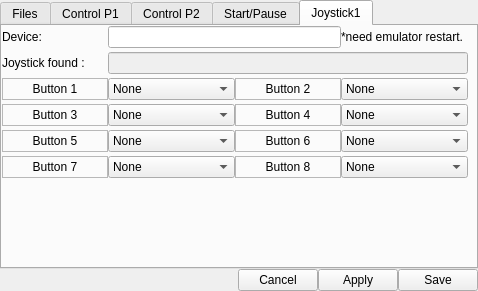
<?xml version="1.0" encoding="UTF-8"?>
<ui version="4.0">
 <class>Configuration</class>
 <widget class="QDialog" name="Configuration">
  <property name="windowModality">
   <enum>Qt::NonModal</enum>
  </property>
  <property name="enabled">
   <bool>true</bool>
  </property>
  <property name="geometry">
   <rect>
    <x>0</x>
    <y>0</y>
    <width>478</width>
    <height>291</height>
   </rect>
  </property>
  <property name="sizePolicy">
   <sizepolicy hsizetype="Fixed" vsizetype="Fixed">
    <horstretch>0</horstretch>
    <verstretch>0</verstretch>
   </sizepolicy>
  </property>
  <property name="windowTitle">
   <string>Osmose configuration</string>
  </property>
  <property name="modal">
   <bool>false</bool>
  </property>
  <layout class="QGridLayout" name="gridLayout_6">
   <property name="margin">
    <number>0</number>
   </property>
   <property name="spacing">
    <number>0</number>
   </property>
   <item row="0" column="0">
    <layout class="QVBoxLayout" name="MainLayout">
     <property name="spacing">
      <number>0</number>
     </property>
     <property name="sizeConstraint">
      <enum>QLayout::SetDefaultConstraint</enum>
     </property>
     <item>
      <layout class="QVBoxLayout" name="vlayout">
       <property name="sizeConstraint">
        <enum>QLayout::SetDefaultConstraint</enum>
       </property>
       <item>
        <widget class="QTabWidget" name="tabWidget">
         <property name="sizePolicy">
          <sizepolicy hsizetype="Expanding" vsizetype="Expanding">
           <horstretch>0</horstretch>
           <verstretch>0</verstretch>
          </sizepolicy>
         </property>
         <property name="currentIndex">
          <number>4</number>
         </property>
         <widget class="QWidget" name="general">
          <property name="sizePolicy">
           <sizepolicy hsizetype="Expanding" vsizetype="Expanding">
            <horstretch>0</horstretch>
            <verstretch>0</verstretch>
           </sizepolicy>
          </property>
          <attribute name="title">
           <string>Files</string>
          </attribute>
          <widget class="QWidget" name="gridLayoutWidget">
           <property name="geometry">
            <rect>
             <x>-1</x>
             <y>9</y>
             <width>471</width>
             <height>221</height>
            </rect>
           </property>
           <layout class="QGridLayout" name="gridLayout">
            <property name="sizeConstraint">
             <enum>QLayout::SetDefaultConstraint</enum>
            </property>
            <property name="spacing">
             <number>0</number>
            </property>
            <item row="0" column="0">
             <widget class="QLabel" name="label_2">
              <property name="text">
               <string>BBR path:</string>
              </property>
             </widget>
            </item>
            <item row="1" column="0">
             <widget class="QLabel" name="label_3">
              <property name="text">
               <string>Screenshots path:</string>
              </property>
             </widget>
            </item>
            <item row="2" column="0">
             <widget class="QLabel" name="label">
              <property name="text">
               <string>Save state path:</string>
              </property>
             </widget>
            </item>
            <item row="3" column="0">
             <widget class="QLabel" name="label_4">
              <property name="text">
               <string>Sound rip path:</string>
              </property>
             </widget>
            </item>
            <item row="4" column="0">
             <widget class="QLabel" name="label_5">
              <property name="text">
               <string>Tiles rip path:</string>
              </property>
             </widget>
            </item>
            <item row="0" column="1">
             <widget class="QLineEdit" name="bbrPathLineEdit"/>
            </item>
            <item row="1" column="1">
             <widget class="QLineEdit" name="screenshotsPathLineEdit"/>
            </item>
            <item row="2" column="1">
             <widget class="QLineEdit" name="saveStatePathLineEdit"/>
            </item>
            <item row="3" column="1">
             <widget class="QLineEdit" name="soundSavePathLineEdit"/>
            </item>
            <item row="4" column="1">
             <widget class="QLineEdit" name="tileSavePathLineEdit"/>
            </item>
            <item row="0" column="2">
             <widget class="QToolButton" name="bbrSelectPath">
              <property name="text">
               <string>...</string>
              </property>
             </widget>
            </item>
            <item row="1" column="2">
             <widget class="QToolButton" name="screenshotsSelectPath">
              <property name="text">
               <string>...</string>
              </property>
             </widget>
            </item>
            <item row="2" column="2">
             <widget class="QToolButton" name="saveStateSelectPath">
              <property name="text">
               <string>...</string>
              </property>
             </widget>
            </item>
            <item row="3" column="2">
             <widget class="QToolButton" name="soundSaveSelectPath">
              <property name="text">
               <string>...</string>
              </property>
             </widget>
            </item>
            <item row="4" column="2">
             <widget class="QToolButton" name="tileSaveSelectPath">
              <property name="text">
               <string>...</string>
              </property>
             </widget>
            </item>
           </layout>
          </widget>
         </widget>
         <widget class="QWidget" name="ctrlP1">
          <attribute name="title">
           <string>Control P1</string>
          </attribute>
          <widget class="QWidget" name="gridLayoutWidget_2">
           <property name="geometry">
            <rect>
             <x>0</x>
             <y>0</y>
             <width>471</width>
             <height>231</height>
            </rect>
           </property>
           <layout class="QGridLayout" name="gridLayout_2">
            <item row="0" column="0">
             <widget class="QLabel" name="label_7">
              <property name="text">
               <string>Pad1 UP:</string>
              </property>
              <property name="alignment">
               <set>Qt::AlignLeading|Qt::AlignLeft|Qt::AlignVCenter</set>
              </property>
             </widget>
            </item>
            <item row="1" column="0">
             <widget class="QLabel" name="label_6">
              <property name="text">
               <string>Pad1 DOWN:</string>
              </property>
              <property name="alignment">
               <set>Qt::AlignLeading|Qt::AlignLeft|Qt::AlignVCenter</set>
              </property>
             </widget>
            </item>
            <item row="2" column="0">
             <widget class="QLabel" name="label_8">
              <property name="text">
               <string>Pad1 LEFT:</string>
              </property>
              <property name="alignment">
               <set>Qt::AlignLeading|Qt::AlignLeft|Qt::AlignVCenter</set>
              </property>
             </widget>
            </item>
            <item row="3" column="0">
             <widget class="QLabel" name="label_9">
              <property name="text">
               <string>Pad1 RIGHT:</string>
              </property>
              <property name="alignment">
               <set>Qt::AlignLeading|Qt::AlignLeft|Qt::AlignVCenter</set>
              </property>
             </widget>
            </item>
            <item row="4" column="0">
             <widget class="QLabel" name="label_10">
              <property name="text">
               <string>Pad1 Button A:</string>
              </property>
              <property name="alignment">
               <set>Qt::AlignLeading|Qt::AlignLeft|Qt::AlignVCenter</set>
              </property>
             </widget>
            </item>
            <item row="5" column="0">
             <widget class="QLabel" name="label_11">
              <property name="text">
               <string>Pad1 Button B:</string>
              </property>
              <property name="alignment">
               <set>Qt::AlignLeading|Qt::AlignLeft|Qt::AlignVCenter</set>
              </property>
             </widget>
            </item>
            <item row="0" column="1">
             <widget class="QLabel" name="p1UpLabel">
              <property name="font">
               <font>
                <weight>50</weight>
                <bold>false</bold>
                <strikeout>false</strikeout>
                <kerning>false</kerning>
               </font>
              </property>
              <property name="layoutDirection">
               <enum>Qt::LeftToRight</enum>
              </property>
              <property name="frameShape">
               <enum>QFrame::StyledPanel</enum>
              </property>
              <property name="text">
               <string>TextLabel</string>
              </property>
              <property name="alignment">
               <set>Qt::AlignCenter</set>
              </property>
             </widget>
            </item>
            <item row="1" column="1">
             <widget class="QLabel" name="p1DownLabel">
              <property name="frameShape">
               <enum>QFrame::StyledPanel</enum>
              </property>
              <property name="text">
               <string>TextLabel</string>
              </property>
              <property name="alignment">
               <set>Qt::AlignCenter</set>
              </property>
             </widget>
            </item>
            <item row="2" column="1">
             <widget class="QLabel" name="p1LeftLabel">
              <property name="frameShape">
               <enum>QFrame::StyledPanel</enum>
              </property>
              <property name="text">
               <string>TextLabel</string>
              </property>
              <property name="alignment">
               <set>Qt::AlignCenter</set>
              </property>
             </widget>
            </item>
            <item row="3" column="1">
             <widget class="QLabel" name="p1RightLabel">
              <property name="frameShape">
               <enum>QFrame::StyledPanel</enum>
              </property>
              <property name="text">
               <string>TextLabel</string>
              </property>
              <property name="alignment">
               <set>Qt::AlignCenter</set>
              </property>
             </widget>
            </item>
            <item row="4" column="1">
             <widget class="QLabel" name="p1ALabel">
              <property name="frameShape">
               <enum>QFrame::StyledPanel</enum>
              </property>
              <property name="text">
               <string>TextLabel</string>
              </property>
              <property name="alignment">
               <set>Qt::AlignCenter</set>
              </property>
             </widget>
            </item>
            <item row="5" column="1">
             <widget class="QLabel" name="p1BLabel">
              <property name="frameShape">
               <enum>QFrame::StyledPanel</enum>
              </property>
              <property name="text">
               <string>TextLabel</string>
              </property>
              <property name="alignment">
               <set>Qt::AlignCenter</set>
              </property>
             </widget>
            </item>
            <item row="0" column="2">
             <widget class="QPushButton" name="changeP1UpButton">
              <property name="text">
               <string>Redefine</string>
              </property>
             </widget>
            </item>
            <item row="1" column="2">
             <widget class="QPushButton" name="changeP1DownButton">
              <property name="text">
               <string>Redefine</string>
              </property>
             </widget>
            </item>
            <item row="2" column="2">
             <widget class="QPushButton" name="changeP1LeftButton">
              <property name="text">
               <string>Redefine</string>
              </property>
             </widget>
            </item>
            <item row="3" column="2">
             <widget class="QPushButton" name="changeP1RightButton">
              <property name="text">
               <string>Redefine</string>
              </property>
             </widget>
            </item>
            <item row="4" column="2">
             <widget class="QPushButton" name="changeP1AButton">
              <property name="text">
               <string>Redefine</string>
              </property>
             </widget>
            </item>
            <item row="5" column="2">
             <widget class="QPushButton" name="changeP1BButton">
              <property name="text">
               <string>Redefine</string>
              </property>
             </widget>
            </item>
           </layout>
          </widget>
         </widget>
         <widget class="QWidget" name="ctrlP2">
          <attribute name="title">
           <string>Control P2</string>
          </attribute>
          <widget class="QWidget" name="gridLayoutWidget_3">
           <property name="geometry">
            <rect>
             <x>0</x>
             <y>0</y>
             <width>471</width>
             <height>231</height>
            </rect>
           </property>
           <layout class="QGridLayout" name="gridLayout_3">
            <item row="0" column="0">
             <widget class="QLabel" name="label_12">
              <property name="text">
               <string>Pad2 UP:</string>
              </property>
              <property name="alignment">
               <set>Qt::AlignLeading|Qt::AlignLeft|Qt::AlignVCenter</set>
              </property>
             </widget>
            </item>
            <item row="1" column="0">
             <widget class="QLabel" name="label_13">
              <property name="text">
               <string>Pad2 DOWN:</string>
              </property>
              <property name="alignment">
               <set>Qt::AlignLeading|Qt::AlignLeft|Qt::AlignVCenter</set>
              </property>
             </widget>
            </item>
            <item row="2" column="0">
             <widget class="QLabel" name="label_14">
              <property name="text">
               <string>Pad2 LEFT:</string>
              </property>
              <property name="alignment">
               <set>Qt::AlignLeading|Qt::AlignLeft|Qt::AlignVCenter</set>
              </property>
             </widget>
            </item>
            <item row="3" column="0">
             <widget class="QLabel" name="label_15">
              <property name="text">
               <string>Pad2 RIGHT:</string>
              </property>
              <property name="alignment">
               <set>Qt::AlignLeading|Qt::AlignLeft|Qt::AlignVCenter</set>
              </property>
             </widget>
            </item>
            <item row="4" column="0">
             <widget class="QLabel" name="label_16">
              <property name="text">
               <string>Pad2 Button A:</string>
              </property>
              <property name="alignment">
               <set>Qt::AlignLeading|Qt::AlignLeft|Qt::AlignVCenter</set>
              </property>
             </widget>
            </item>
            <item row="5" column="0">
             <widget class="QLabel" name="label_17">
              <property name="text">
               <string>Pad2 Button B:</string>
              </property>
              <property name="alignment">
               <set>Qt::AlignLeading|Qt::AlignLeft|Qt::AlignVCenter</set>
              </property>
             </widget>
            </item>
            <item row="0" column="1">
             <widget class="QLabel" name="p2UpLabel">
              <property name="font">
               <font>
                <weight>50</weight>
                <bold>false</bold>
                <strikeout>false</strikeout>
                <kerning>false</kerning>
               </font>
              </property>
              <property name="layoutDirection">
               <enum>Qt::LeftToRight</enum>
              </property>
              <property name="frameShape">
               <enum>QFrame::StyledPanel</enum>
              </property>
              <property name="text">
               <string>TextLabel</string>
              </property>
              <property name="alignment">
               <set>Qt::AlignCenter</set>
              </property>
             </widget>
            </item>
            <item row="1" column="1">
             <widget class="QLabel" name="p2DownLabel">
              <property name="frameShape">
               <enum>QFrame::StyledPanel</enum>
              </property>
              <property name="text">
               <string>TextLabel</string>
              </property>
              <property name="alignment">
               <set>Qt::AlignCenter</set>
              </property>
             </widget>
            </item>
            <item row="2" column="1">
             <widget class="QLabel" name="p2LeftLabel">
              <property name="frameShape">
               <enum>QFrame::StyledPanel</enum>
              </property>
              <property name="text">
               <string>TextLabel</string>
              </property>
              <property name="alignment">
               <set>Qt::AlignCenter</set>
              </property>
             </widget>
            </item>
            <item row="3" column="1">
             <widget class="QLabel" name="p2RightLabel">
              <property name="frameShape">
               <enum>QFrame::StyledPanel</enum>
              </property>
              <property name="text">
               <string>TextLabel</string>
              </property>
              <property name="alignment">
               <set>Qt::AlignCenter</set>
              </property>
             </widget>
            </item>
            <item row="4" column="1">
             <widget class="QLabel" name="p2ALabel">
              <property name="frameShape">
               <enum>QFrame::StyledPanel</enum>
              </property>
              <property name="text">
               <string>TextLabel</string>
              </property>
              <property name="alignment">
               <set>Qt::AlignCenter</set>
              </property>
             </widget>
            </item>
            <item row="5" column="1">
             <widget class="QLabel" name="p2BLabel">
              <property name="frameShape">
               <enum>QFrame::StyledPanel</enum>
              </property>
              <property name="text">
               <string>TextLabel</string>
              </property>
              <property name="alignment">
               <set>Qt::AlignCenter</set>
              </property>
             </widget>
            </item>
            <item row="0" column="2">
             <widget class="QPushButton" name="changeP2UpButton">
              <property name="text">
               <string>Redefine</string>
              </property>
             </widget>
            </item>
            <item row="1" column="2">
             <widget class="QPushButton" name="changeP2DownButton">
              <property name="text">
               <string>Redefine</string>
              </property>
             </widget>
            </item>
            <item row="2" column="2">
             <widget class="QPushButton" name="changeP2LeftButton">
              <property name="text">
               <string>Redefine</string>
              </property>
             </widget>
            </item>
            <item row="3" column="2">
             <widget class="QPushButton" name="changeP2RightButton">
              <property name="text">
               <string>Redefine</string>
              </property>
             </widget>
            </item>
            <item row="4" column="2">
             <widget class="QPushButton" name="changeP2AButton">
              <property name="text">
               <string>Redefine</string>
              </property>
             </widget>
            </item>
            <item row="5" column="2">
             <widget class="QPushButton" name="changeP2BButton">
              <property name="text">
               <string>Redefine</string>
              </property>
             </widget>
            </item>
           </layout>
          </widget>
         </widget>
         <widget class="QWidget" name="tab">
          <attribute name="title">
           <string>Start/Pause</string>
          </attribute>
          <widget class="QWidget" name="gridLayoutWidget_5">
           <property name="geometry">
            <rect>
             <x>0</x>
             <y>0</y>
             <width>471</width>
             <height>231</height>
            </rect>
           </property>
           <layout class="QGridLayout" name="gridLayout_4">
            <item row="0" column="0">
             <widget class="QLabel" name="label_18">
              <property name="text">
               <string>PAUSE:</string>
              </property>
              <property name="alignment">
               <set>Qt::AlignLeading|Qt::AlignLeft|Qt::AlignVCenter</set>
              </property>
             </widget>
            </item>
            <item row="1" column="0">
             <widget class="QLabel" name="label_19">
              <property name="text">
               <string>START (Gamegear):</string>
              </property>
              <property name="alignment">
               <set>Qt::AlignLeading|Qt::AlignLeft|Qt::AlignVCenter</set>
              </property>
             </widget>
            </item>
            <item row="0" column="1">
             <widget class="QLabel" name="pauseLabel">
              <property name="font">
               <font>
                <weight>50</weight>
                <bold>false</bold>
                <strikeout>false</strikeout>
                <kerning>false</kerning>
               </font>
              </property>
              <property name="layoutDirection">
               <enum>Qt::LeftToRight</enum>
              </property>
              <property name="frameShape">
               <enum>QFrame::StyledPanel</enum>
              </property>
              <property name="text">
               <string>TextLabel</string>
              </property>
              <property name="alignment">
               <set>Qt::AlignCenter</set>
              </property>
             </widget>
            </item>
            <item row="1" column="1">
             <widget class="QLabel" name="startLabel">
              <property name="frameShape">
               <enum>QFrame::StyledPanel</enum>
              </property>
              <property name="text">
               <string>TextLabel</string>
              </property>
              <property name="alignment">
               <set>Qt::AlignCenter</set>
              </property>
             </widget>
            </item>
            <item row="0" column="2">
             <widget class="QPushButton" name="changePauseButton">
              <property name="text">
               <string>Redefine</string>
              </property>
             </widget>
            </item>
            <item row="1" column="2">
             <widget class="QPushButton" name="changeStartButton">
              <property name="text">
               <string>Redefine</string>
              </property>
             </widget>
            </item>
            <item row="2" column="0">
             <spacer name="verticalSpacer">
              <property name="orientation">
               <enum>Qt::Vertical</enum>
              </property>
              <property name="sizeHint" stdset="0">
               <size>
                <width>20</width>
                <height>40</height>
               </size>
              </property>
             </spacer>
            </item>
           </layout>
          </widget>
         </widget>
         <widget class="QWidget" name="joystick1tab">
          <property name="minimumSize">
           <size>
            <width>403</width>
            <height>0</height>
           </size>
          </property>
          <attribute name="title">
           <string>Joystick1</string>
          </attribute>
          <widget class="QWidget" name="gridLayoutWidget_4">
           <property name="geometry">
            <rect>
             <x>0</x>
             <y>0</y>
             <width>466</width>
             <height>192</height>
            </rect>
           </property>
           <layout class="QGridLayout" name="gridLayout_7">
            <property name="horizontalSpacing">
             <number>0</number>
            </property>
            <property name="verticalSpacing">
             <number>4</number>
            </property>
            <item row="3" column="1">
             <widget class="QComboBox" name="button1ComboBox">
              <property name="sizePolicy">
               <sizepolicy hsizetype="Preferred" vsizetype="Minimum">
                <horstretch>0</horstretch>
                <verstretch>0</verstretch>
               </sizepolicy>
              </property>
              <property name="modelColumn">
               <number>0</number>
              </property>
              <item>
               <property name="text">
                <string>None</string>
               </property>
              </item>
              <item>
               <property name="text">
                <string>A button</string>
               </property>
              </item>
              <item>
               <property name="text">
                <string>B button</string>
               </property>
              </item>
              <item>
               <property name="text">
                <string>Pause (SMS)</string>
               </property>
              </item>
              <item>
               <property name="text">
                <string>Start (Game gear)</string>
               </property>
              </item>
             </widget>
            </item>
            <item row="1" column="0">
             <widget class="QLabel" name="joyNameLabel">
              <property name="sizePolicy">
               <sizepolicy hsizetype="Minimum" vsizetype="Minimum">
                <horstretch>0</horstretch>
                <verstretch>0</verstretch>
               </sizepolicy>
              </property>
              <property name="text">
               <string>Joystick found :</string>
              </property>
             </widget>
            </item>
            <item row="15" column="1">
             <widget class="QComboBox" name="button7ComboBox">
              <property name="modelColumn">
               <number>0</number>
              </property>
              <item>
               <property name="text">
                <string>None</string>
               </property>
              </item>
              <item>
               <property name="text">
                <string>A button</string>
               </property>
              </item>
              <item>
               <property name="text">
                <string>B button</string>
               </property>
              </item>
              <item>
               <property name="text">
                <string>Pause (SMS)</string>
               </property>
              </item>
              <item>
               <property name="text">
                <string>Start (Game gear)</string>
               </property>
              </item>
             </widget>
            </item>
            <item row="10" column="1">
             <widget class="QComboBox" name="button5ComboBox">
              <property name="modelColumn">
               <number>0</number>
              </property>
              <item>
               <property name="text">
                <string>None</string>
               </property>
              </item>
              <item>
               <property name="text">
                <string>A button</string>
               </property>
              </item>
              <item>
               <property name="text">
                <string>B button</string>
               </property>
              </item>
              <item>
               <property name="text">
                <string>Pause (SMS)</string>
               </property>
              </item>
              <item>
               <property name="text">
                <string>Start (Game gear)</string>
               </property>
              </item>
             </widget>
            </item>
            <item row="6" column="1">
             <widget class="QComboBox" name="button3ComboBox">
              <property name="modelColumn">
               <number>0</number>
              </property>
              <item>
               <property name="text">
                <string>None</string>
               </property>
              </item>
              <item>
               <property name="text">
                <string>A button</string>
               </property>
              </item>
              <item>
               <property name="text">
                <string>B button</string>
               </property>
              </item>
              <item>
               <property name="text">
                <string>Pause (SMS)</string>
               </property>
              </item>
              <item>
               <property name="text">
                <string>Start (Game gear)</string>
               </property>
              </item>
             </widget>
            </item>
            <item row="1" column="1" colspan="3">
             <widget class="QLineEdit" name="joystickNameQLabel">
              <property name="enabled">
               <bool>false</bool>
              </property>
             </widget>
            </item>
            <item row="3" column="0">
             <widget class="QLabel" name="button1QLabel">
              <property name="font">
               <font>
                <weight>50</weight>
                <bold>false</bold>
                <strikeout>false</strikeout>
                <kerning>false</kerning>
               </font>
              </property>
              <property name="layoutDirection">
               <enum>Qt::LeftToRight</enum>
              </property>
              <property name="frameShape">
               <enum>QFrame::StyledPanel</enum>
              </property>
              <property name="text">
               <string>Button 1</string>
              </property>
              <property name="alignment">
               <set>Qt::AlignCenter</set>
              </property>
             </widget>
            </item>
            <item row="6" column="0">
             <widget class="QLabel" name="button3QLabel">
              <property name="font">
               <font>
                <weight>50</weight>
                <bold>false</bold>
                <strikeout>false</strikeout>
                <kerning>false</kerning>
               </font>
              </property>
              <property name="layoutDirection">
               <enum>Qt::LeftToRight</enum>
              </property>
              <property name="frameShape">
               <enum>QFrame::StyledPanel</enum>
              </property>
              <property name="text">
               <string>Button 3</string>
              </property>
              <property name="alignment">
               <set>Qt::AlignCenter</set>
              </property>
             </widget>
            </item>
            <item row="10" column="0">
             <widget class="QLabel" name="button5QLabel">
              <property name="font">
               <font>
                <weight>50</weight>
                <bold>false</bold>
                <strikeout>false</strikeout>
                <kerning>false</kerning>
               </font>
              </property>
              <property name="layoutDirection">
               <enum>Qt::LeftToRight</enum>
              </property>
              <property name="frameShape">
               <enum>QFrame::StyledPanel</enum>
              </property>
              <property name="text">
               <string>Button 5</string>
              </property>
              <property name="alignment">
               <set>Qt::AlignCenter</set>
              </property>
             </widget>
            </item>
            <item row="15" column="0">
             <widget class="QLabel" name="button7QLabel">
              <property name="font">
               <font>
                <weight>50</weight>
                <bold>false</bold>
                <strikeout>false</strikeout>
                <kerning>false</kerning>
               </font>
              </property>
              <property name="layoutDirection">
               <enum>Qt::LeftToRight</enum>
              </property>
              <property name="frameShape">
               <enum>QFrame::StyledPanel</enum>
              </property>
              <property name="text">
               <string>Button 7</string>
              </property>
              <property name="alignment">
               <set>Qt::AlignCenter</set>
              </property>
             </widget>
            </item>
            <item row="3" column="2">
             <widget class="QLabel" name="button2QLabel">
              <property name="font">
               <font>
                <weight>50</weight>
                <bold>false</bold>
                <strikeout>false</strikeout>
                <kerning>false</kerning>
               </font>
              </property>
              <property name="layoutDirection">
               <enum>Qt::LeftToRight</enum>
              </property>
              <property name="frameShape">
               <enum>QFrame::StyledPanel</enum>
              </property>
              <property name="text">
               <string>Button 2</string>
              </property>
              <property name="alignment">
               <set>Qt::AlignCenter</set>
              </property>
             </widget>
            </item>
            <item row="3" column="3">
             <widget class="QComboBox" name="button2ComboBox">
              <property name="modelColumn">
               <number>0</number>
              </property>
              <item>
               <property name="text">
                <string>None</string>
               </property>
              </item>
              <item>
               <property name="text">
                <string>A button</string>
               </property>
              </item>
              <item>
               <property name="text">
                <string>B button</string>
               </property>
              </item>
              <item>
               <property name="text">
                <string>Pause (SMS)</string>
               </property>
              </item>
              <item>
               <property name="text">
                <string>Start (Game gear)</string>
               </property>
              </item>
             </widget>
            </item>
            <item row="6" column="3">
             <widget class="QComboBox" name="button4ComboBox">
              <property name="modelColumn">
               <number>0</number>
              </property>
              <item>
               <property name="text">
                <string>None</string>
               </property>
              </item>
              <item>
               <property name="text">
                <string>A button</string>
               </property>
              </item>
              <item>
               <property name="text">
                <string>B button</string>
               </property>
              </item>
              <item>
               <property name="text">
                <string>Pause (SMS)</string>
               </property>
              </item>
              <item>
               <property name="text">
                <string>Start (Game gear)</string>
               </property>
              </item>
             </widget>
            </item>
            <item row="6" column="2">
             <widget class="QLabel" name="button4QLabel">
              <property name="font">
               <font>
                <weight>50</weight>
                <bold>false</bold>
                <strikeout>false</strikeout>
                <kerning>false</kerning>
               </font>
              </property>
              <property name="layoutDirection">
               <enum>Qt::LeftToRight</enum>
              </property>
              <property name="frameShape">
               <enum>QFrame::StyledPanel</enum>
              </property>
              <property name="text">
               <string>Button 4</string>
              </property>
              <property name="alignment">
               <set>Qt::AlignCenter</set>
              </property>
             </widget>
            </item>
            <item row="10" column="2">
             <widget class="QLabel" name="button6QLabel">
              <property name="font">
               <font>
                <weight>50</weight>
                <bold>false</bold>
                <strikeout>false</strikeout>
                <kerning>false</kerning>
               </font>
              </property>
              <property name="layoutDirection">
               <enum>Qt::LeftToRight</enum>
              </property>
              <property name="frameShape">
               <enum>QFrame::StyledPanel</enum>
              </property>
              <property name="text">
               <string>Button 6</string>
              </property>
              <property name="alignment">
               <set>Qt::AlignCenter</set>
              </property>
             </widget>
            </item>
            <item row="10" column="3">
             <widget class="QComboBox" name="button6ComboBox">
              <property name="modelColumn">
               <number>0</number>
              </property>
              <item>
               <property name="text">
                <string>None</string>
               </property>
              </item>
              <item>
               <property name="text">
                <string>A button</string>
               </property>
              </item>
              <item>
               <property name="text">
                <string>B button</string>
               </property>
              </item>
              <item>
               <property name="text">
                <string>Pause (SMS)</string>
               </property>
              </item>
              <item>
               <property name="text">
                <string>Start (Game gear)</string>
               </property>
              </item>
             </widget>
            </item>
            <item row="15" column="2">
             <widget class="QLabel" name="button8QLabel">
              <property name="font">
               <font>
                <weight>50</weight>
                <bold>false</bold>
                <strikeout>false</strikeout>
                <kerning>false</kerning>
               </font>
              </property>
              <property name="layoutDirection">
               <enum>Qt::LeftToRight</enum>
              </property>
              <property name="frameShape">
               <enum>QFrame::StyledPanel</enum>
              </property>
              <property name="text">
               <string>Button 8</string>
              </property>
              <property name="alignment">
               <set>Qt::AlignCenter</set>
              </property>
             </widget>
            </item>
            <item row="15" column="3">
             <widget class="QComboBox" name="button8ComboBox">
              <property name="modelColumn">
               <number>0</number>
              </property>
              <item>
               <property name="text">
                <string>None</string>
               </property>
              </item>
              <item>
               <property name="text">
                <string>A button</string>
               </property>
              </item>
              <item>
               <property name="text">
                <string>B button</string>
               </property>
              </item>
              <item>
               <property name="text">
                <string>Pause (SMS)</string>
               </property>
              </item>
              <item>
               <property name="text">
                <string>Start (Game gear)</string>
               </property>
              </item>
             </widget>
            </item>
            <item row="0" column="0">
             <widget class="QLabel" name="joyNameLabel_2">
              <property name="sizePolicy">
               <sizepolicy hsizetype="Minimum" vsizetype="Minimum">
                <horstretch>0</horstretch>
                <verstretch>0</verstretch>
               </sizepolicy>
              </property>
              <property name="text">
               <string>Device:</string>
              </property>
             </widget>
            </item>
            <item row="16" column="0">
             <spacer name="verticalSpacer_2">
              <property name="orientation">
               <enum>Qt::Vertical</enum>
              </property>
              <property name="sizeHint" stdset="0">
               <size>
                <width>20</width>
                <height>40</height>
               </size>
              </property>
             </spacer>
            </item>
            <item row="0" column="1" colspan="2">
             <widget class="QLineEdit" name="joystickDeviceQLineEdit">
              <property name="enabled">
               <bool>true</bool>
              </property>
             </widget>
            </item>
            <item row="0" column="3">
             <widget class="QLabel" name="label_20">
              <property name="text">
               <string>*need emulator restart.</string>
              </property>
             </widget>
            </item>
           </layout>
          </widget>
         </widget>
        </widget>
       </item>
      </layout>
     </item>
     <item>
      <layout class="QGridLayout" name="buttonGridLayout">
       <property name="sizeConstraint">
        <enum>QLayout::SetMaximumSize</enum>
       </property>
       <item row="1" column="1">
        <widget class="QPushButton" name="cancelButton">
         <property name="text">
          <string>Cancel</string>
         </property>
        </widget>
       </item>
       <item row="1" column="3">
        <widget class="QPushButton" name="saveButton">
         <property name="text">
          <string>Save</string>
         </property>
        </widget>
       </item>
       <item row="1" column="2">
        <widget class="QPushButton" name="applyButton">
         <property name="text">
          <string>Apply</string>
         </property>
        </widget>
       </item>
       <item row="1" column="0">
        <spacer name="horizontalButtonSpacer">
         <property name="orientation">
          <enum>Qt::Horizontal</enum>
         </property>
         <property name="sizeHint" stdset="0">
          <size>
           <width>40</width>
           <height>20</height>
          </size>
         </property>
        </spacer>
       </item>
      </layout>
     </item>
    </layout>
   </item>
  </layout>
 </widget>
 <resources/>
 <connections>
  <connection>
   <sender>cancelButton</sender>
   <signal>clicked()</signal>
   <receiver>Configuration</receiver>
   <slot>reject()</slot>
   <hints>
    <hint type="sourcelabel">
     <x>188</x>
     <y>271</y>
    </hint>
    <hint type="destinationlabel">
     <x>166</x>
     <y>449</y>
    </hint>
   </hints>
  </connection>
 </connections>
</ui>
